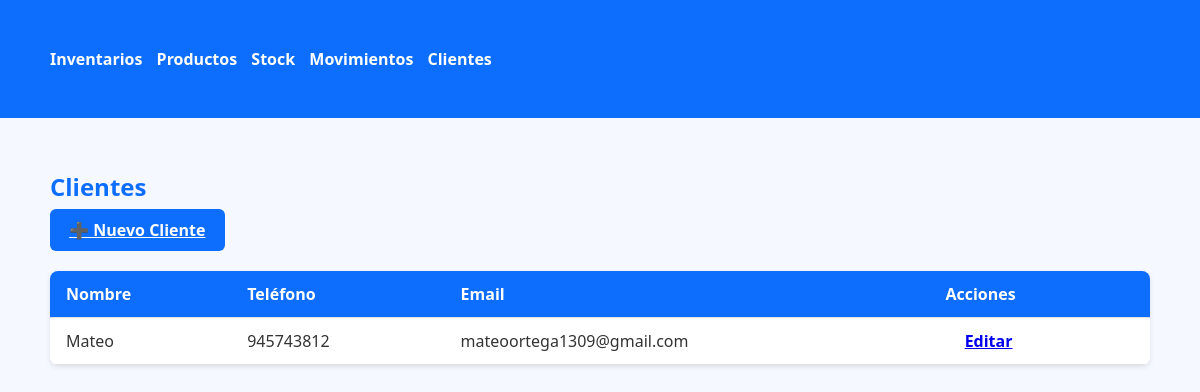
The app's page /clients, older data.
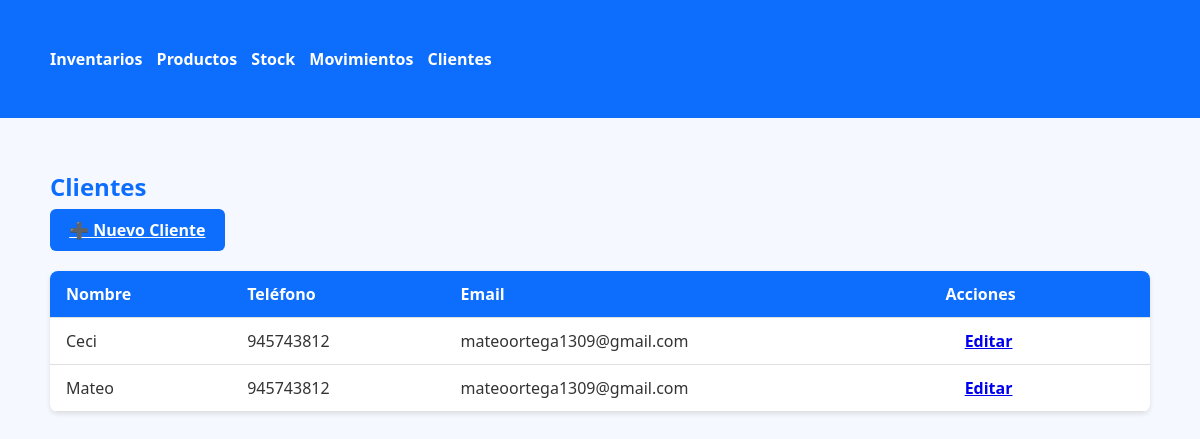
The same page, newer data.
### app.py (models this page shows)
class Client(db.Model):
    id = db.Column(db.Integer, primary_key=True)
    name = db.Column(db.String(100), nullable=False)
    phone = db.Column(db.String(50))
    email = db.Column(db.String(100))
    created_at = db.Column(db.DateTime, default=datetime.utcnow)

### app.py (the view)
@app.route('/clients')
def clients():
    clients = Client.query.order_by(Client.name).all()
    return render_template('clients.html', clients=clients)

### templates/clients.html
{% extends "base.html" %}
{% block content %}
<h2>Clientes</h2>
<a href="{{ url_for('new_client') }}" class="btn btn-primary mb-3">➕ Nuevo Cliente</a>
<table class="table table-bordered">
    <thead>
        <tr>
            <th>Nombre</th>
            <th>Teléfono</th>
            <th>Email</th>
            <th>Acciones</th>
        </tr>
    </thead>
    <tbody>
    {% for client in clients %}
        <tr>
            <td>{{ client.name }}</td>
            <td>{{ client.phone or '-' }}</td>
            <td>{{ client.email or '-' }}</td>
            <td>
                <a href="{{ url_for('edit_client', client_id=client.id) }}" class="btn btn-sm btn-warning">Editar</a>
            </td>
        </tr>
    {% else %}
        <tr><td colspan="4" class="text-center">No hay clientes registrados</td></tr>
    {% endfor %}
    </tbody>
</table>
{% endblock %}

Row changes from the older to the newer data that the page shows:
added Client: name "Ceci", phone "945743812", email "mateoortega1309@gmail.com"
